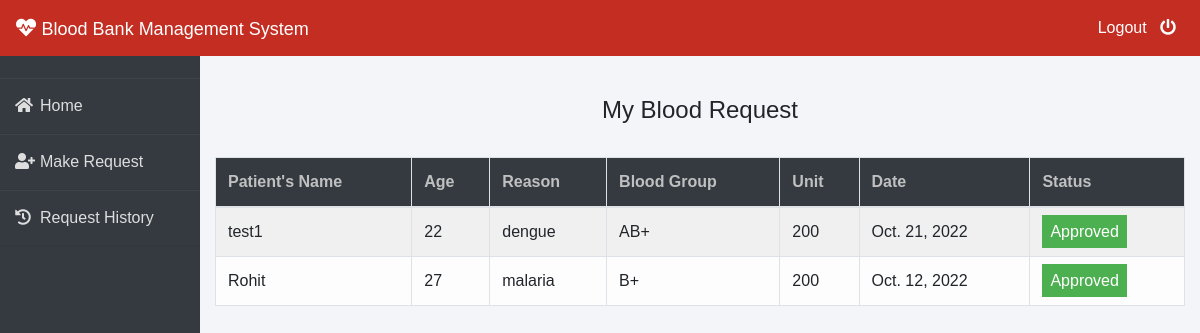
The page /patient/my-request (signed in) on the database its author committed.
### blood/models.py (models this page shows, shortened)
class BloodRequest(models.Model):
    request_by_patient=models.ForeignKey(pmodels.Patient,null=True,on_delete=models.CASCADE)
    request_by_donor=models.ForeignKey(dmodels.Donor,null=True,on_delete=models.CASCADE)
    patient_name=models.CharField(max_length=30)
    patient_age=models.PositiveIntegerField()
    reason=models.CharField(max_length=500)
    bloodgroup=models.CharField(max_length=10)
    unit=models.PositiveIntegerField(default=0)
    status=models.CharField(max_length=20,default="Pending")
    date=models.DateField(auto_now=True)
    updates = models.CharField (max_length=255,choices=UPDATE, default="Not Urgent")

### patient/views.py (the view)
# urls.py: path('my-request', views.my_request_view,name='my-request'),
def my_request_view(request):
    patient = models.Patient.objects.get(user_id=request.user.id)
    blood_request = bmodels.BloodRequest.objects.all().filter(request_by_patient=patient)
    return render(request, 'patient/my_request.html', {'blood_request': blood_request})

### templates/patient/my_request.html (shortened to what this page needs)
{% extends 'patient/patientbase.html' %}
{% block content %}
{% load widget_tweaks %}
{%load static%}
<head>
   </head>
<br><br>
<div class="container">
    <H4 class="text-center">My Blood Request</H4><br>
    <table class="table table-light table-hover table-bordered table-striped">
        <thead class="bg-dark">
            <tr>
                <th scope="col" style="color: rgb(192, 192, 192);">Patient's Name</th>
                <th scope="col" style="color: rgb(192, 192, 192);">Age</th>
                <th scope="col" style="color: rgb(192, 192, 192);">Reason</th>
                <th scope="col" style="color: rgb(192, 192, 192);">Blood Group</th>
                <th scope="col" style="color: rgb(192, 192, 192);">Unit</th>
                <th scope="col" style="color: rgb(192, 192, 192);">Date</th>
                <th scope="col" style="color: rgb(192, 192, 192);">Status</th>
            </tr>
        </thead>
        <tbody>
            {% for t in blood_request %}
            <tr>
                <td> {{t.patient_name}}</td>
                <td>{{t.patient_age}}</td>
                <td>{{t.reason}}</td>
                <td>{{t.bloodgroup}}</td>
                <td>{{t.unit}}</td>
                <td>{{t.date}}</td>
                {% if t.status == 'Approved' %}
                <td><span class="label success"> Approved</span></td>
                {% elif t.status == 'Rejected' %}
                <td><span class="label danger">Rejected</span></td>
                {% else %}
                <td><span style="color: white;margin-left: 0px;" class="label info">Pending</span></td>
                {% endif %}
            </tr>
            {% endfor %}
        </tbody>
    </table>
</div>
{% endblock content %}

### templates/patient/patientbase.html (style rules this page uses)
* { margin: 0; padding: 0; box-sizing: border-box; list-style: none; text-decoration: none; font-family: 'Josefin Sans', sans-serif; }
body { background-color: #f3f5f9; }

### templates/patient/my_request.html (style rules this page uses)
.label { color: white; padding: 8px; }
.success { background-color: #4CAF50; }

### rows shown on the page
BloodRequest: patient_name "test1", patient_age "22", reason "dengue", bloodgroup "AB+", unit "200", date "Oct. 21, 2022", status "Approved"
BloodRequest: patient_name "Rohit", patient_age "27", reason "malaria", bloodgroup "B+", unit "200", date "Oct. 12, 2022", status "Approved"
